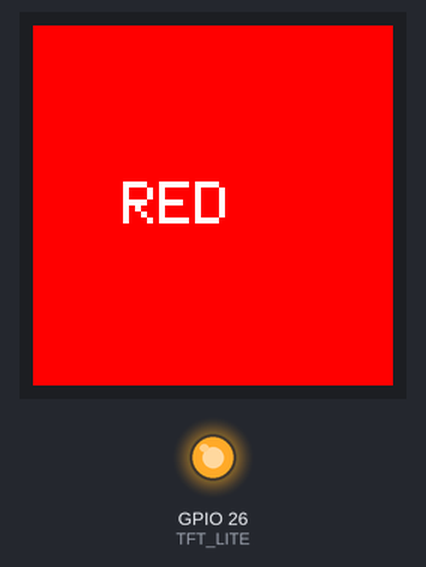
The sketch below on a simulated ESP32. On the bench: 240×240 colour display, output pins drawn as LEDs (lit = HIGH). Pins used as bus, display or sensor lines are not drawn; what the sketch prints to the serial monitor is not drawn.

Above: at 0.8 s.
At 2.3 s:
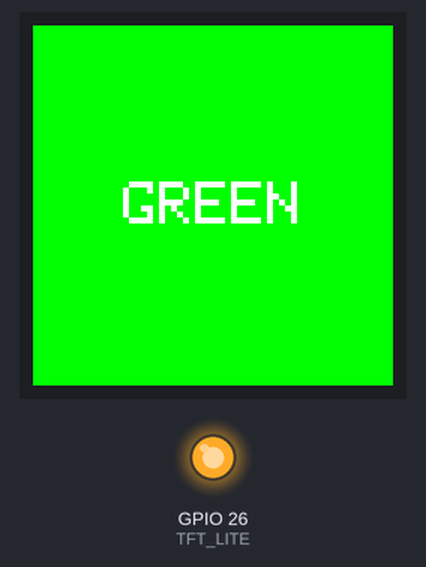
At 3.9 s:
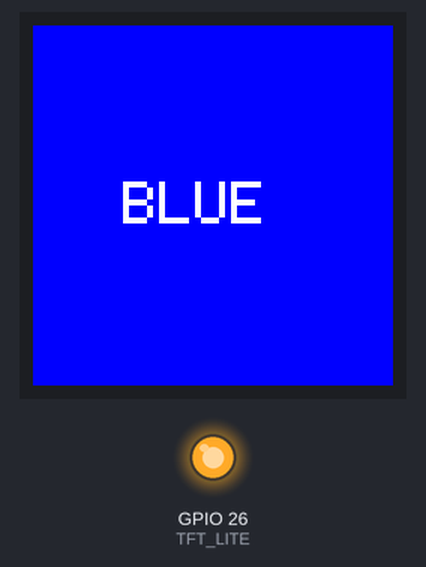
At 5.5 s:
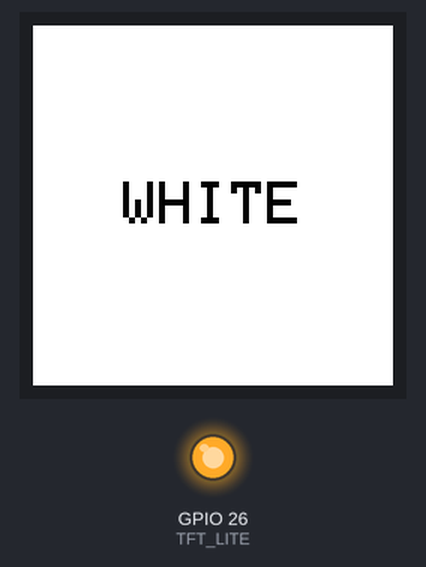
At 7.0 s:
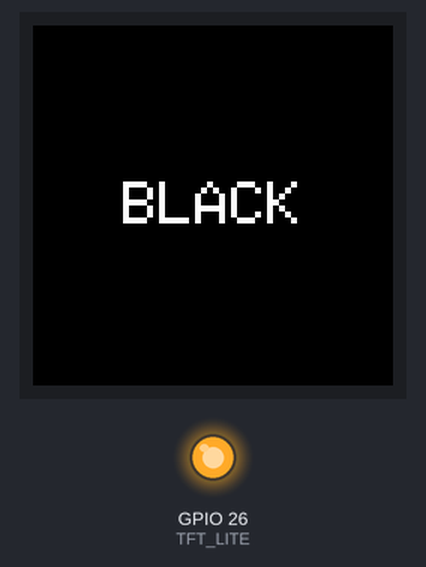

Measured:
- by itself, everything shown: repeats every 7.8 s, in 5 steps
- what the display in image 0 shows lasts 1.6 s, from 0.7 s to 2.3 s

The sketch:

round_screen_test.ino
```cpp
/*
  round_screen_test.ino -- bare-minimum check of the 1.28" round GC9A01A
  screen on MAICA's EYESPI connector, with none of MAICA's firmware involved.

  Every 1.5 s the whole screen fills with the next colour -- red, green,
  blue, white, black -- with a big label, and the Serial Monitor (115200)
  says which. If the backlight is on but the screen never changes colour,
  the screen isn't receiving: check the ribbon cable (fully in, latches
  closed, the same-side "Type A" cable this board needs) or the screen
  itself. Same pins as maica_status_classicbt.ino; SPI at a slow 10 MHz.

  Board: "ESP32 Wrover Module". Library: "Adafruit GC9A01A" (+ GFX, BusIO).
*/
#include <SPI.h>
#include <Adafruit_GFX.h>
#include <Adafruit_GC9A01A.h>

#define TFT_CS    5   // EYESPI 9
#define TFT_DC    4   // EYESPI 7
#define TFT_RST  27   // EYESPI 8
#define TFT_LITE 26   // EYESPI 2
#define SPI_HZ   10000000

Adafruit_GC9A01A tft(&SPI, TFT_DC, TFT_CS, TFT_RST);  // this library takes DC before CS

const uint16_t colors[] = {GC9A01A_RED, GC9A01A_GREEN, GC9A01A_BLUE, GC9A01A_WHITE, GC9A01A_BLACK};
const char *names[] = {"RED", "GREEN", "BLUE", "WHITE", "BLACK"};

void setup() {
  Serial.begin(115200);
  delay(300);
  Serial.println("\nround screen test");
  pinMode(TFT_LITE, OUTPUT);
  digitalWrite(TFT_LITE, HIGH);
  // An extra, slow hardware reset before the library's own.
  pinMode(TFT_RST, OUTPUT);
  digitalWrite(TFT_RST, HIGH); delay(20);
  digitalWrite(TFT_RST, LOW);  delay(50);
  digitalWrite(TFT_RST, HIGH); delay(150);
  tft.begin(SPI_HZ);
  tft.setRotation(0);
  Serial.println("tft.begin() done");
}

void loop() {
  static int i = 0;
  tft.fillScreen(colors[i]);
  tft.setTextColor(i == 3 ? GC9A01A_BLACK : GC9A01A_WHITE);
  tft.setTextSize(4);
  tft.setCursor(60, 104);
  tft.print(names[i]);
  Serial.printf("filled %s\n", names[i]);
  i = (i + 1) % 5;
  delay(1500);
}
```
